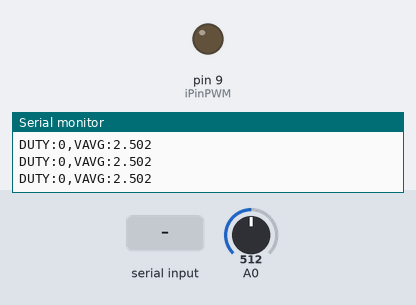
The sketch below on a simulated Arduino Uno, built with avr-gcc and run on an emulated ATmega328P. Shown: output pins drawn as LEDs (lit = HIGH), the last lines printed to the serial monitor. The test bench sets the inputs (shaded band); at power-on: A0 = 512.

Above: at 1.2 s.
1.3 s: "PWM:90\n" received over Serial
At 2.1 s:
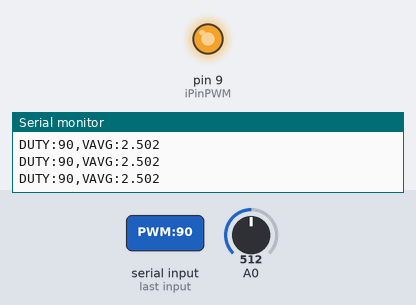
2.8 s: "RESET\n" received over Serial
At 3.3 s:
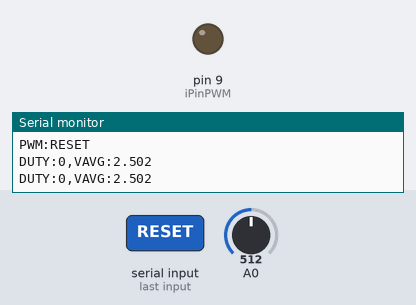
Timing chart, 0 to 5.8 s (numbered marks = the images above; inputs shaded):
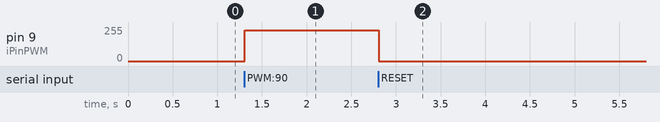

Measured:
- after the input at 1.3 s, pin 9 (iPinPWM): 0/255 → 229/255 at once
- after the input at 2.8 s, pin 9 (iPinPWM): 229/255 → 0/255 at once

The sketch:

pwm_dimmer.ino
```cpp
/// @file pwm_dimmer.ino
/// @brief PWM LED Dimmer with frequency display.
///   Receives duty cycle commands from the Win32 app, drives an
///   LED via PWM on pin 9, and streams duty cycle + filtered average
///   voltage back over Serial every 200ms.

const int iPinPWM = 9; // PWM output pin
const float fV_ref = 5.0; // ADC reference voltage
const float fAdc_max = 1023.0; // ADC max reading (10-bit)
int iDuty = 0; // Current duty cycle (0-100). Updated on each valid command.
const int iReport_ms = 200; // Interval between ADC readback transmissions in ms

// ==================================

void setup() {
  Serial.begin(9600);
  pinMode(iPinPWM, OUTPUT);
  analogWrite(iPinPWM, 0);
  Serial.println("PWM Dimmer ready!");
}

/// @function checkCommand
/// @brief Reads incoming Serial bytes and parses "PWM:xx\n" commands.
///   Updates iDuty and calls analogWrite immediately on receipt.
///   Clamps received value to 0-100 defensively
/// @returns void
void checkCommand() {
  if(Serial.available() == 0) return;

  String strCmd = Serial.readStringUntil('\n');
  strCmd.trim();

  // Expected format: "PWM:xx" where xx = 0-100
  if(strCmd.startsWith("PWM:")) {
    String strVal = strCmd.substring(4); // Strips "PWM:"
    int iReceived = strVal.toInt();

    // Clamp to valid range
    iDuty = constrain(iReceived, 0, 100);

    // Convert 0-100% to analogWrite 0-255
    int iPwmVal = (int)((iDuty / 100.0) * 255.0);
    analogWrite(iPinPWM, iPwmVal);
  } else if (strCmd == "RESET"){
    iDuty = 0;
    analogWrite(iPinPWM, 0);
    Serial.println("PWM:RESET");
  }
}

/// @function reportReadback
/// @brief Samples A0 and transmits duty cycle and filtered average
///   voltage. Format: "DUTY:xx,VAVG:x.xxx\n"
///   Called on a timer rather than every loop tick to allow the RC filter
///   to settle between duty cycle changes.
/// @returns void
void reportReadback() {
  static long lLastReport = 0;
  long lNow = millis();

  if(lNow - lLastReport < iReport_ms) return;
  lLastReport = lNow;

  int iRaw = analogRead(A0);
  float fVavg = (iRaw / fAdc_max) * fV_ref;

  Serial.print("DUTY:"); Serial.print(iDuty);
  Serial.print(",VAVG:"); Serial.println(fVavg, 3);
}

/// @brief Main loop
void loop() {
  checkCommand();
  reportReadback();
}
```
